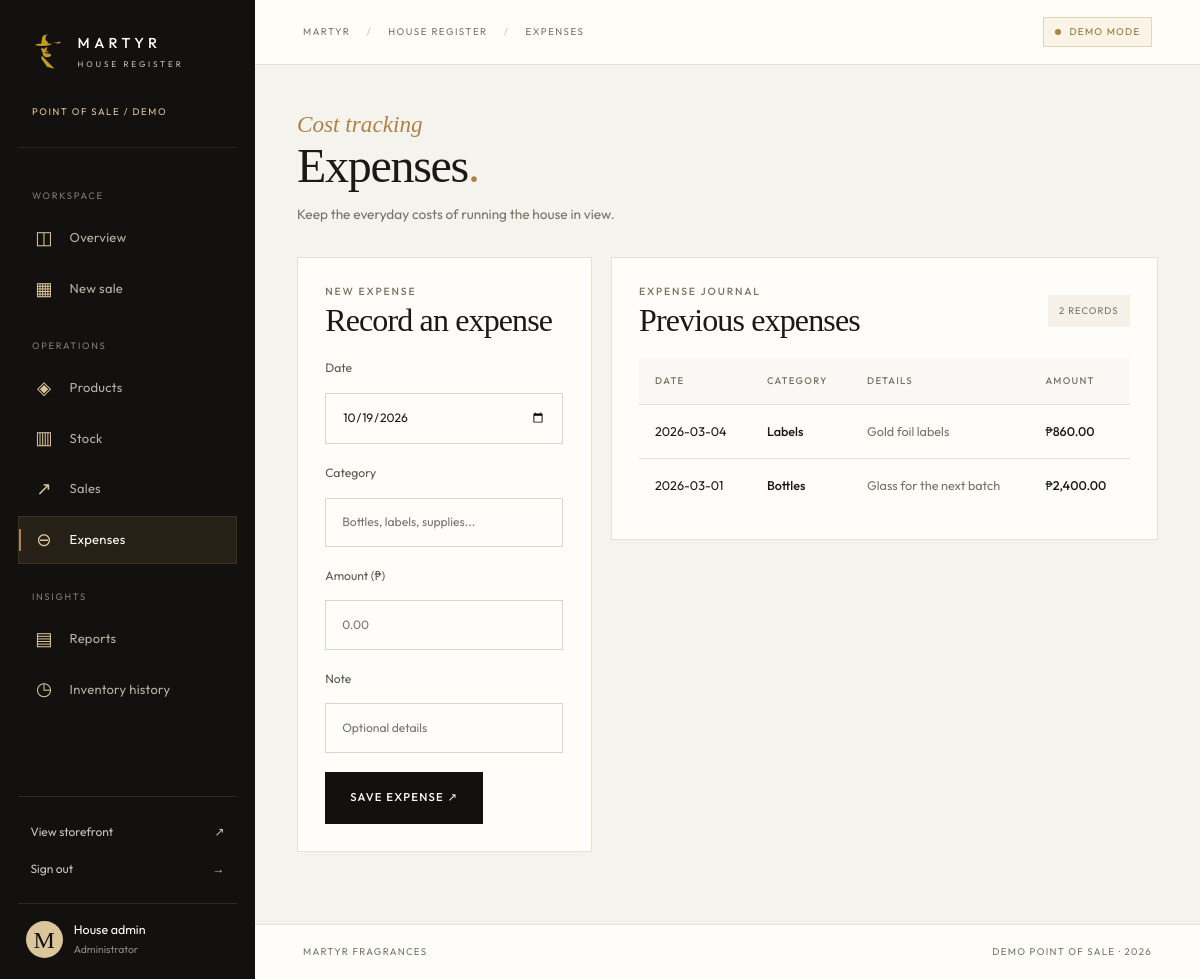
The page /admin/expenses (signed in) on the database its author committed.
### tables this page shows
CREATE TABLE expenses (
    id INTEGER PRIMARY KEY,
    spent_on TEXT NOT NULL,
    category TEXT NOT NULL,
    amount REAL NOT NULL,
    note TEXT NOT NULL
);

### app.py (the view, shortened to what this page needs)
@app.route("/admin/expenses", methods=["GET", "POST"])
@require_admin
def admin_expenses():
    connection = get_db()
    rows = connection.execute("SELECT * FROM expenses ORDER BY spent_on DESC, id DESC").fetchall()
    connection.close()
    return render_template("admin_expenses.html", expenses=rows)

### app.py (called while the page is built)
def peso(amount):
    return f"₱{float(amount or 0):,.2f}"

def csrf_token():
    if "_csrf_token" not in session:
        session["_csrf_token"] = secrets.token_urlsafe(32)
    return session["_csrf_token"]

@app.before_request
def check_csrf():
    if request.method == "POST":
        submitted = request.form.get("_csrf_token", "")
        if not hmac.compare_digest(submitted, csrf_token()):
            abort(400, description="Form expired. Refresh the page and try again.")

def cart_count():
    return sum(max(0, int(q)) for q in session.get("cart", {}).values())

@app.context_processor
def inject_nav():
    return {
        "cart_count": cart_count(),
        "admin_name": session.get("user"),
        "customer_name": session.get("customer_name"),
        "customer_id": session.get("customer_id"),
        "csrf_token": csrf_token,
        "today": date.today().isoformat(),
    }

def require_admin(view):
    @wraps(view)
    def wrapped(*args, **kwargs):
        if not session.get("user"):
            return redirect(url_for("admin_login"))
        return view(*args, **kwargs)
    return wrapped

### db.py (called while the page is built)
def get_db():
    connection = sqlite3.connect(DB_FILE, timeout=15)
    connection.row_factory = sqlite3.Row
    connection.execute("PRAGMA foreign_keys = ON")
    connection.execute("PRAGMA busy_timeout = 15000")
    return connection

### templates/admin_expenses.html (shortened to what this page needs)
{% extends "admin_base.html" %}
{% block breadcrumb %}Expenses{% endblock %}
{% block eyebrow %}Cost tracking{% endblock %}
{% block heading %}Expenses<span class="gold-period">.</span>{% endblock %}
{% block subtitle %}Keep the everyday costs of running the house in view.{% endblock %}
{% block content %}<div class="expense-layout"><section class="admin-card"><div class="card-header"><div><p class="mini-heading">NEW EXPENSE</p><h2>Record an expense</h2></div></div><form class="form" method="post" action="/admin/expenses"><input type="hidden" name="_csrf_token" value="{{ csrf_token() }}"><label>Date<input name="spent_on" type="date" value="{{ today }}" required></label><label>Category<input name="category" required maxlength="80" placeholder="Bottles, labels, supplies..."></label><label>Amount (₱)<input name="amount" type="number" min="0.01" step="0.01" required placeholder="0.00"></label><label>Note<input name="note" maxlength="300" placeholder="Optional details"></label><button class="btn btn-ink">Save expense ↗</button></form></section><section class="admin-card"><div class="card-header"><div><p class="mini-heading">EXPENSE JOURNAL</p><h2>Previous expenses</h2></div><span class="subtle-pill">{{ expenses|length }} RECORDS</span></div><div class="table-scroll"><table class="sheet"><thead><tr><th>Date</th><th>Category</th><th>Details</th><th>Amount</th></tr></thead><tbody>{% for expense in expenses %}<tr><td>{{ expense.spent_on }}</td><td><strong>{{ expense.category }}</strong></td><td class="muted">{{ expense.note or '—' }}</td><td><strong>{{ expense.amount|peso }}</strong></td></tr>{% else %}<tr><td colspan="4" class="empty-table">No expenses recorded.</td></tr>{% endfor %}</tbody></table></div></section></div>{% endblock %}

### static/style.css (style rules this page uses)
:root { --cream: #f5f1e9; --paper: #fffdf9; --ink: #1b1915; --muted: #797268; --gold: #ab8444; --gold-soft: #dbc59b; --line: #e8e0d4; --night: #13110f; --danger: #a14440; --ok: #426b50; --serif: "Cormorant Garamond", Georgia, serif; --sans: "Outfit", system-ui, sans-serif; --ease: cubic-bezier(.2,.8,.2,1); }
* { box-sizing: border-box; }
html { scroll-behavior: smooth; }
html, body { margin: 0; min-width: 320px; }
body { background: var(--cream); color: var(--ink); font: 400 15px/1.65 var(--sans); -webkit-font-smoothing: antialiased; }
button, input, select, textarea { font: inherit; color: inherit; }
button { cursor: pointer; }
h1, h2, h3, p { margin-top: 0; }
h1, h2, h3 { font-family: var(--serif); font-weight: 500; letter-spacing: -.027em; line-height: 1.08; }
h2 { font-size: clamp(1.8rem, 2.6vw, 2.7rem); }
.gold-period { color: var(--gold); }
.overline, .mini-heading, .field-title { font: 500 .65rem/1.4 var(--sans); letter-spacing: .18em; color: var(--gold); text-transform: uppercase; }
.mini-heading { color: var(--muted); margin-bottom: .6rem; }
.muted { color: var(--muted); }
.btn { display: inline-flex; align-items: center; justify-content: space-between; gap: 2.4rem; min-height: 52px; padding: .95rem 1.5rem; border: 1px solid transparent; background: var(--gold); color: var(--night); text-align: center; font-weight: 500; font-size: .71rem; line-height: 1.1; letter-spacing: .11em; text-transform: uppercase; transition: transform .25s var(--ease), background .25s, color .25s, box-shadow .25s; }
.btn-ink { background: var(--night); color: var(--paper); }
.mini-heading { display: flex; justify-content: space-between; gap: 1rem; }
.form { display: grid; gap: 1.2rem; }
.form label, label { font-size: .78rem; color: #5d574f; }
.form label { display: grid; gap: .55rem; }
input, select, textarea { width: 100%; min-width: 0; border: 1px solid #dfd6c8; background: var(--paper); padding: .85rem 1rem; color: var(--ink); border-radius: 0; outline-offset: 2px; }
.admin { display: block; background: #f5f3ee; }
.admin-card { background: var(--paper); border: 1px solid var(--line); min-width: 0; padding: 1.7rem; }
.card-header { display: flex; justify-content: space-between; align-items: center; gap: 1rem; margin-bottom: 1.3rem; }
.card-header h2 { font-size: 2rem; margin: 0; }
.card-header .mini-heading { margin: 0 0 .2rem; }
.subtle-pill { padding: .5rem .7rem; background: var(--cream); color: var(--muted); font-size: .6rem; letter-spacing: .1em; white-space: nowrap; }
.table-scroll { width: 100%; overflow-x: auto; }
.sheet { width: 100%; border-collapse: collapse; text-align: left; font-size: .79rem; }
.sheet th { padding: .95rem 1rem; text-align: left; white-space: nowrap; border-bottom: 1px solid var(--line); background: #faf8f4; color: var(--muted); font-size: .6rem; font-weight: 500; letter-spacing: .13em; text-transform: uppercase; }
.sheet td { padding: 1rem; border-bottom: 1px solid var(--line); vertical-align: middle; }
.sheet tbody tr:last-child td { border-bottom: 0; }
.sheet td strong { font-weight: 500; }
.admin .form { gap: 1.2rem; }
.admin .form label { font-size: .76rem; }
.admin .form input, .admin .form select, .admin .form textarea { margin-top: .35rem; }
.admin .form .btn { justify-self: start; }
.admin-two-column, .expense-layout { display: grid; grid-template-columns: minmax(0,1fr) minmax(280px,.75fr); gap: 1.2rem; align-items: start; }
.expense-layout { grid-template-columns: minmax(280px,.7fr) minmax(0,1.3fr); }

### rows shown on the page
expenses: spent_on "2026-03-04", category "Labels", note "Gold foil labels", amount|peso "₱860.00"
expenses: spent_on "2026-03-01", category "Bottles", note "Glass for the next batch", amount|peso "₱2,400.00"

### other values the page prints
{{ admin_name }} "House admin"
{{ expenses|length }} "2"
